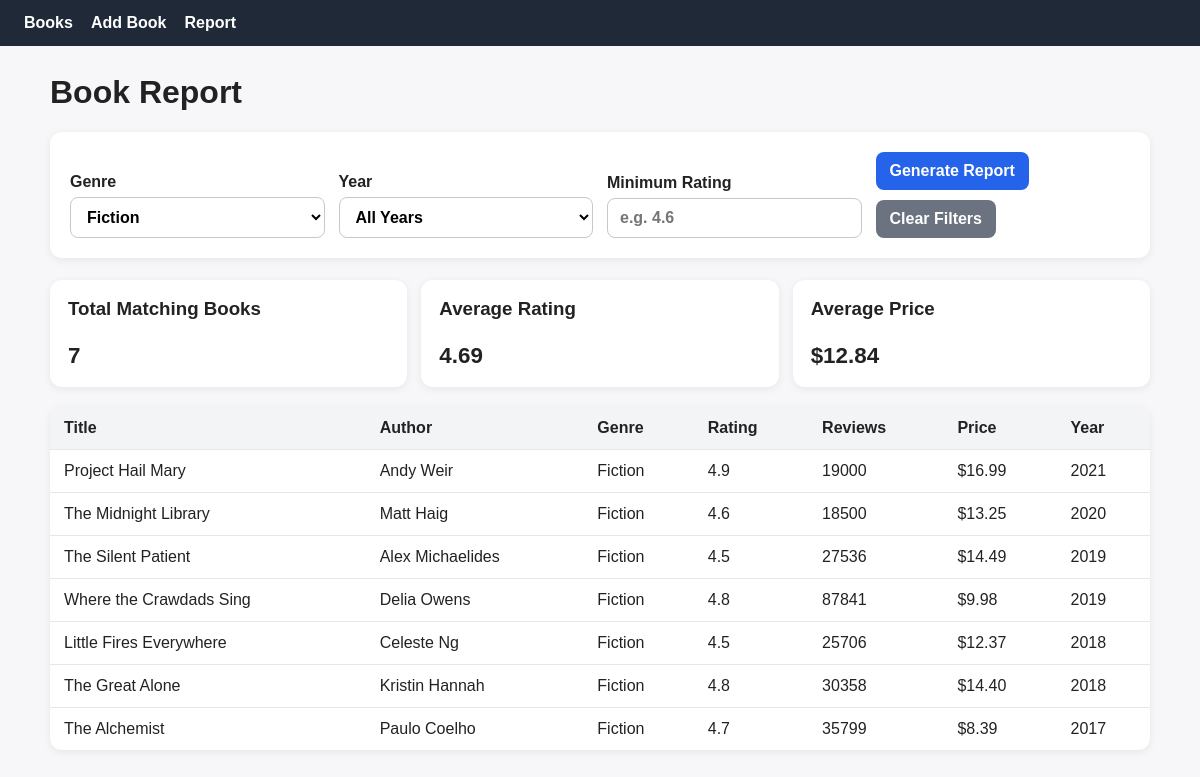
The page /report?genre_id=1 on the database its author committed.
### tables this page shows
CREATE TABLE books (
  book_id INTEGER PRIMARY KEY AUTOINCREMENT,
  title TEXT NOT NULL,
  author_name TEXT NOT NULL,
  genre_id INTEGER NOT NULL,
  user_rating REAL,
  reviews INTEGER,
  price REAL,
  year INTEGER NOT NULL,
  FOREIGN KEY (genre_id) REFERENCES genres (genre_id)
);

CREATE TABLE genres (
  genre_id INTEGER PRIMARY KEY AUTOINCREMENT,
  name TEXT NOT NULL UNIQUE
);

### app.py (the view)
@app.route('/report')
def report():
    try:
        genre_id = parse_int(request.args.get('genre_id'), 'Genre', min_value=1)
        year = parse_int(request.args.get('year'), 'Year', min_value=1900, max_value=2100)
        min_rating = parse_float(request.args.get('min_rating'), 'Minimum rating', min_value=0, max_value=5)
    except ValueError as exc:
        flash(str(exc))
        genre_id = None
        year = None
        min_rating = None
    conn = get_db_connection()
    try:
        genres = conn.execute('SELECT genre_id, name FROM genres ORDER BY name').fetchall()
        years = conn.execute('SELECT DISTINCT year FROM books ORDER BY year DESC').fetchall()
        query = '''
            SELECT b.title,
                   b.author_name,
                   g.name AS genre_name,
                   b.user_rating,
                   b.reviews,
                   b.price,
                   b.year
            FROM books b
            JOIN genres g ON b.genre_id = g.genre_id
            WHERE 1 = 1
        '''
        params = []
        if genre_id is not None:
            query += ' AND b.genre_id = ?'
            params.append(genre_id)
        if year is not None:
            query += ' AND b.year = ?'
            params.append(year)
        if min_rating is not None:
            query += ' AND b.user_rating >= ?'
            params.append(min_rating)
        query += ' ORDER BY b.year DESC, b.title ASC'
        books = conn.execute(query, params).fetchall()
        stats_query = '''
            SELECT COUNT(*) AS total_books,
                   ROUND(AVG(user_rating), 2) AS avg_rating,
                   ROUND(AVG(price), 2) AS avg_price
            FROM books
            WHERE 1 = 1
        '''
        stats_params = []
        if genre_id is not None:
            stats_query += ' AND genre_id = ?'
            stats_params.append(genre_id)
        if year is not None:
            stats_query += ' AND year = ?'
            stats_params.append(year)
        if min_rating is not None:
            stats_query += ' AND user_rating >= ?'
            stats_params.append(min_rating)
        stats = conn.execute(stats_query, stats_params).fetchone()
    finally:
        conn.close()
    selected_filters = {
        'genre_id': '' if genre_id is None else str(genre_id),
        'year': '' if year is None else str(year),
        'min_rating': '' if min_rating is None else str(min_rating),
    }
    return render_template(
        'report.html',
        books=books,
        genres=genres,
        years=years,
        stats=stats,
        selected_filters=selected_filters
    )

### app.py (called while the page is built, shortened)
def get_db_connection():
    conn = sqlite3.connect(DATABASE, timeout=5, isolation_level=None)
    conn.row_factory = sqlite3.Row
    conn.execute('PRAGMA foreign_keys = ON')
    conn.execute('PRAGMA journal_mode = WAL')
    return conn

def parse_int(value, field_name, min_value=None, max_value=None, required=False):
    cleaned = (value or '').strip()
    if not cleaned:
        if required:
            raise ValueError(f'{field_name} is required.')
        return None
    try:
        parsed = int(cleaned)
    except ValueError as exc:
        raise ValueError(f'{field_name} must be a whole number.') from exc
    if min_value is not None and parsed < min_value:
        raise ValueError(f'{field_name} must be at least {min_value}.')
    if max_value is not None and parsed > max_value:
        raise ValueError(f'{field_name} must be at most {max_value}.')
    return parsed

def parse_float(value, field_name, min_value=None, max_value=None, required=False):
    cleaned = (value or '').strip()
    if not cleaned:
        if required:
            raise ValueError(f'{field_name} is required.')
        return None

### templates/report.html (shortened to what this page needs)
{% extends 'base.html' %}
{% block content %}
  <h1>Book Report</h1>
  <form method="get" class="form-card report-form">
    <label>
      Genre
      <select name="genre_id">
        {% for genre in genres %}
          <option value="{{ genre['genre_id'] }}" {% if selected_filters['genre_id'] == genre['genre_id']|string %}selected{% endif %}>
            {{ genre['name'] }}
          </option>
        {% endfor %}
      </select>
    </label>
    <label>
      Year
      <select name="year">
        <option value="">All Years</option>
      </select>
    </label>
    <label>
      Minimum Rating
      <input type="number" step="0.1" min="0" max="5" name="min_rating" value="{{ selected_filters['min_rating'] }}" placeholder="e.g. 4.6">
    </label>
    <div class="button-row">
      <button class="button" type="submit">Generate Report</button>
      <a class="button secondary" href="{{ url_for('report') }}">Clear Filters</a>
    </div>
  </form>
  <div class="stats-grid">
    <div class="stat-card">
      <h3>Total Matching Books</h3>
      <p>{{ stats['total_books'] or 0 }}</p>
    </div>
    <div class="stat-card">
      <h3>Average Rating</h3>
      <p>{{ stats['avg_rating'] if stats['avg_rating'] is not none else 'N/A' }}</p>
    </div>
    <div class="stat-card">
      <h3>Average Price</h3>
      <p>
        {% if stats['avg_price'] is not none %}
          ${{ '%.2f'|format(stats['avg_price']) }}
        {% else %}
          N/A
        {% endif %}
      </p>
    </div>
  </div>
  <table>
    <thead>
      <tr>
        <th>Title</th>
        <th>Author</th>
        <th>Genre</th>
        <th>Rating</th>
        <th>Reviews</th>
        <th>Price</th>
        <th>Year</th>
      </tr>
    </thead>
    <tbody>
      {% for book in books %}
        <tr>
          <td>{{ book['title'] }}</td>
          <td>{{ book['author_name'] }}</td>
          <td>{{ book['genre_name'] }}</td>
          <td>{{ book['user_rating'] }}</td>
          <td>{{ book['reviews'] }}</td>
          <td>${{ '%.2f'|format(book['price']) if book['price'] is not none else '' }}</td>
          <td>{{ book['year'] }}</td>
        </tr>
      {% else %}
        <tr>
          <td colspan="7">No books match the selected filters.</td>
        </tr>
      {% endfor %}
    </tbody>
  </table>
{% endblock %}

### static/styles.css (style rules this page uses)
body { font-family: Arial, sans-serif; margin: 0; background: #f7f7f9; color: #222; }
h1, h3 { margin-top: 0; }
.form-card { background: white; border-radius: 12px; padding: 20px; box-shadow: 0 2px 8px rgba(0, 0, 0, 0.07); display: grid; gap: 14px; margin-bottom: 22px; }
.report-form { grid-template-columns: repeat(auto-fit, minmax(220px, 1fr)); align-items: end; }
label { display: flex; flex-direction: column; gap: 6px; font-weight: 600; }
input, select, button { font: inherit; }
input, select { padding: 10px 12px; border-radius: 8px; border: 1px solid #c8c8c8; background: white; }
.button-row, .actions { display: flex; gap: 10px; align-items: center; flex-wrap: wrap; }
.button { display: inline-block; text-decoration: none; border: none; border-radius: 8px; padding: 10px 14px; background: #2563eb; color: white; cursor: pointer; font-weight: 600; }
.button.secondary { background: #6b7280; }
.stats-grid { display: grid; grid-template-columns: repeat(auto-fit, minmax(180px, 1fr)); gap: 14px; margin-bottom: 20px; }
.stat-card { background: white; padding: 18px; border-radius: 12px; box-shadow: 0 2px 8px rgba(0, 0, 0, 0.07); }
.stat-card p { font-size: 1.4rem; font-weight: bold; margin-bottom: 0; }
table { width: 100%; border-collapse: collapse; background: white; border-radius: 12px; overflow: hidden; box-shadow: 0 2px 8px rgba(0, 0, 0, 0.07); }
th, td { padding: 12px 14px; border-bottom: 1px solid #e5e7eb; text-align: left; vertical-align: top; }
th { background: #f3f4f6; }
tr:last-child td { border-bottom: none; }

### rows shown on the page
books: title "Project Hail Mary", author_name "Andy Weir", genre_name "Fiction", user_rating "4.9", reviews "19000", price "16.99", year "2021"
books: title "The Midnight Library", author_name "Matt Haig", genre_name "Fiction", user_rating "4.6", reviews "18500", price "13.25", year "2020"
books: title "The Silent Patient", author_name "Alex Michaelides", genre_name "Fiction", user_rating "4.5", reviews "27536", price "14.49", year "2019"
books: title "Where the Crawdads Sing", author_name "Delia Owens", genre_name "Fiction", user_rating "4.8", reviews "87841", price "9.98", year "2019"
books: title "Little Fires Everywhere", author_name "Celeste Ng", genre_name "Fiction", user_rating "4.5", reviews "25706", price "12.37", year "2018"
books: title "The Great Alone", author_name "Kristin Hannah", genre_name "Fiction", user_rating "4.8", reviews "30358", price "14.40", year "2018"
books: title "The Alchemist", author_name "Paulo Coelho", genre_name "Fiction", user_rating "4.7", reviews "35799", price "8.39", year "2017"

### other values the page prints
{{ stats['total_books'] or 0 }} "7"
{{ stats['avg_rating'] if stats['avg_rating'] is not none else 'N/A' }} "4.69"
{{ '%.2f'|format(stats['avg_price']) }} "12.84"
form field genre_id "Fiction"
